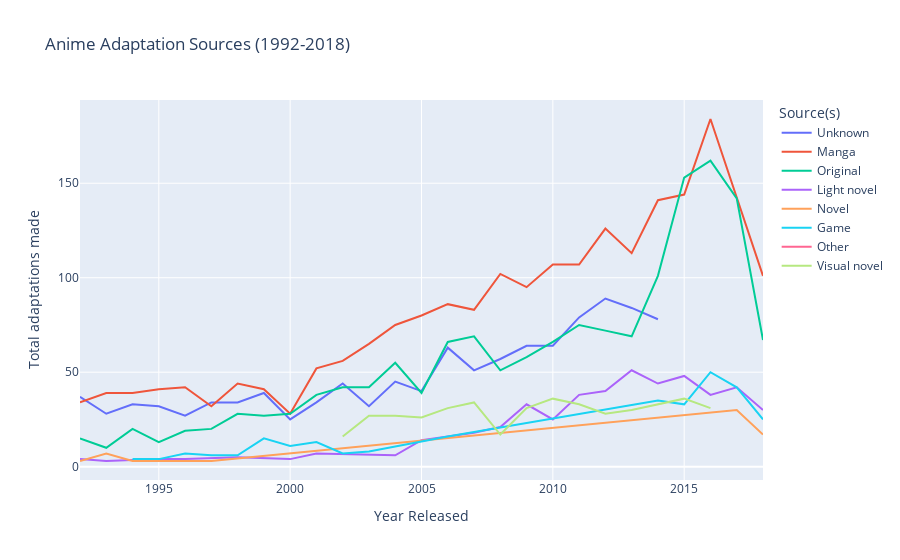

Notebook code cell kept with this figure:
### Code cell
df_agg = df_animes.groupby(['year_released', 'source'])['title'].count().to_frame()
df_agg = df_agg['title'].groupby('year_released', group_keys=False).nlargest(5).reset_index()
df_agg.year_released = df_agg.year_released.astype('category')
df_agg.source = df_agg.source.astype('category')


fig = px.line(df_agg,
        x='year_released', y='title', color='source',
        title='Anime Adaptation Sources (1992-2018)',
        labels={'title':'Total adaptations made', 'year_released':'Year Released', 'source':'Source(s)'})
fig.update_layout(barmode='group', yaxis={'categoryorder':'total descending'})
fig.show()

### Figure 1 — Plotly figure (JSON) as saved in the notebook; plotly's stock layout.template omitted (floating-point values rounded to 4 significant figures)
{"data": [{"hovertemplate": "Source(s)=Unknown<br>Year Released=%{x}<br>Total adaptations made=%{y}<extra></extra>", "legendgroup": "Unknown", "line": {"color": "#636efa", "dash": "solid"}, "marker": {"symbol": "circle"}, "mode": "lines", "name": "Unknown", "orientation": "v", "showlegend": true, "type": "scatter", "x": [1992, 1993, 1994, 1995, 1996, 1997, 1998, 1999, 2000, 2001, 2002, 2003, 2004, 2005, 2006, 2007, 2008, 2009, 2010, 2011, 2012, 2013, 2014], "xaxis": "x", "y": [37, 28, 33, 32, 27, 34, 34, 39, 25, 34, 44, 32, 45, 40, 63, 51, 57, 64, 64, 79, 89, 84, 78], "yaxis": "y"}, {"hovertemplate": "Source(s)=Manga<br>Year Released=%{x}<br>Total adaptations made=%{y}<extra></extra>", "legendgroup": "Manga", "line": {"color": "#EF553B", "dash": "solid"}, "marker": {"symbol": "circle"}, "mode": "lines", "name": "Manga", "orientation": "v", "showlegend": true, "type": "scatter", "x": [1992, 1993, 1994, 1995, 1996, 1997, 1998, 1999, 2000, 2001, 2002, 2003, 2004, 2005, 2006, 2007, 2008, 2009, 2010, 2011, 2012, 2013, 2014, 2015, 2016, 2017, 2018], "xaxis": "x", "y": [34, 39, 39, 41, 42, 32, 44, 41, 28, 52, 56, 65, 75, 80, 86, 83, 102, 95, 107, 107, 126, 113, 141, 144, 184, 143, 101], "yaxis": "y"}, {"hovertemplate": "Source(s)=Original<br>Year Released=%{x}<br>Total adaptations made=%{y}<extra></extra>", "legendgroup": "Original", "line": {"color": "#00cc96", "dash": "solid"}, "marker": {"symbol": "circle"}, "mode": "lines", "name": "Original", "orientation": "v", "showlegend": true, "type": "scatter", "x": [1992, 1993, 1994, 1995, 1996, 1997, 1998, 1999, 2000, 2001, 2002, 2003, 2004, 2005, 2006, 2007, 2008, 2009, 2010, 2011, 2012, 2013, 2014, 2015, 2016, 2017, 2018], "xaxis": "x", "y": [15, 10, 20, 13, 19, 20, 28, 27, 28, 38, 42, 42, 55, 39, 66, 69, 51, 58, 66, 75, 72, 69, 101, 153, 162, 142, 67], "yaxis": "y"}, {"hovertemplate": "Source(s)=Light novel<br>Year Released=%{x}<br>Total adaptations made=%{y}<extra></extra>", "legendgroup": "Light novel", "line": {"color": "#ab63fa", "dash": "solid"}, "marker": {"symbol": "circle"}, "mode": "lines", "name": "Light novel", "orientation": "v", "showlegend": true, "type": "scatter", "x": [1992, 1993, 1995, 1996, 1998, 2000, 2001, 2004, 2005, 2007, 2008, 2009, 2010, 2011, 2012, 2013, 2014, 2015, 2016, 2017, 2018], "xaxis": "x", "y": [4, 3, 4, 4, 5, 4, 7, 6, 14, 18, 21, 33, 25, 38, 40, 51, 44, 48, 38, 42, 30], "yaxis": "y"}, {"hovertemplate": "Source(s)=Novel<br>Year Released=%{x}<br>Total adaptations made=%{y}<extra></extra>", "legendgroup": "Novel", "line": {"color": "#FFA15A", "dash": "solid"}, "marker": {"symbol": "circle"}, "mode": "lines", "name": "Novel", "orientation": "v", "showlegend": true, "type": "scatter", "x": [1992, 1993, 1994, 1997, 2017, 2018], "xaxis": "x", "y": [3, 7, 3, 3, 30, 17], "yaxis": "y"}, {"hovertemplate": "Source(s)=Game<br>Year Released=%{x}<br>Total adaptations made=%{y}<extra></extra>", "legendgroup": "Game", "line": {"color": "#19d3f3", "dash": "solid"}, "marker": {"symbol": "circle"}, "mode": "lines", "name": "Game", "orientation": "v", "showlegend": true, "type": "scatter", "x": [1994, 1995, 1996, 1997, 1998, 1999, 2000, 2001, 2002, 2003, 2006, 2014, 2015, 2016, 2017, 2018], "xaxis": "x", "y": [4, 4, 7, 6, 6, 15, 11, 13, 7, 8, 16, 35, 33, 50, 42, 25], "yaxis": "y"}, {"hovertemplate": "Source(s)=Other<br>Year Released=%{x}<br>Total adaptations made=%{y}<extra></extra>", "legendgroup": "Other", "line": {"color": "#FF6692", "dash": "solid"}, "marker": {"symbol": "circle"}, "mode": "lines", "name": "Other", "orientation": "v", "showlegend": true, "type": "scatter", "x": [1999], "xaxis": "x", "y": [4], "yaxis": "y"}, {"hovertemplate": "Source(s)=Visual novel<br>Year Released=%{x}<br>Total adaptations made=%{y}<extra></extra>", "legendgroup": "Visual novel", "line": {"color": "#B6E880", "dash": "solid"}, "marker": {"symbol": "circle"}, "mode": "lines", "name": "Visual novel", "orientation": "v", "showlegend": true, "type": "scatter", "x": [2002, 2003, 2004, 2005, 2006, 2007, 2008, 2009, 2010, 2011, 2012, 2013, 2015, 2016], "xaxis": "x", "y": [16, 27, 27, 26, 31, 34, 17, 31, 36, 33, 28, 30, 36, 31], "yaxis": "y"}], "layout": {"barmode": "group", "legend": {"title": {"text": "Source(s)"}, "tracegroupgap": 0}, "title": {"text": "Anime Adaptation Sources (1992-2018)"}, "xaxis": {"anchor": "y", "domain": [0, 1], "title": {"text": "Year Released"}}, "yaxis": {"anchor": "x", "categoryorder": "total descending", "domain": [0, 1], "title": {"text": "Total adaptations made"}}}}
